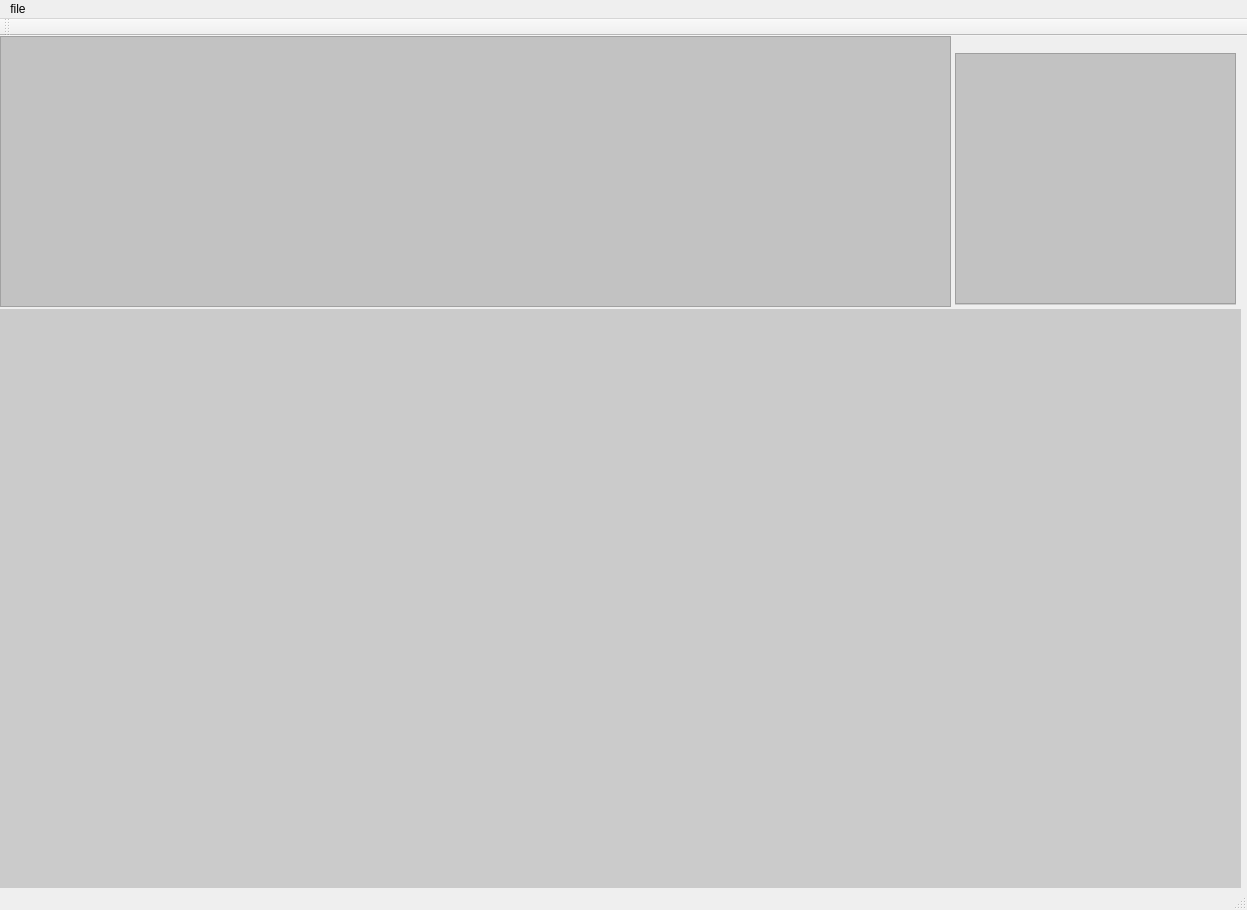
<?xml version="1.0" encoding="UTF-8"?>
<ui version="4.0">
 <class>QTMusicEditorClass</class>
 <widget class="QMainWindow" name="QTMusicEditorClass">
  <property name="geometry">
   <rect>
    <x>0</x>
    <y>0</y>
    <width>1247</width>
    <height>910</height>
   </rect>
  </property>
  <property name="windowTitle">
   <string>QTMusicEditor</string>
  </property>
  <widget class="QWidget" name="centralWidget">
   <widget class="QDockWidget" name="LogWidget">
    <property name="geometry">
     <rect>
      <x>955</x>
      <y>-2</y>
      <width>281</width>
      <height>271</height>
     </rect>
    </property>
    <property name="styleSheet">
     <string notr="true"> background-color:rgba(191, 191, 191, 191)</string>
    </property>
    <property name="features">
     <set>QDockWidget::NoDockWidgetFeatures</set>
    </property>
    <widget class="QWidget" name="LogWidgetContents">
     <widget class="QPlainTextEdit" name="plainTextEdit">
      <property name="geometry">
       <rect>
        <x>0</x>
        <y>0</y>
        <width>281</width>
        <height>251</height>
       </rect>
      </property>
     </widget>
    </widget>
   </widget>
   <widget class="QWidget" name="SceneWidget" native="true">
    <property name="geometry">
     <rect>
      <x>0</x>
      <y>273</y>
      <width>1241</width>
      <height>581</height>
     </rect>
    </property>
    <property name="styleSheet">
     <string notr="true"> background-color:rgba(191, 191, 191, 191)</string>
    </property>
   </widget>
   <widget class="QScrollArea" name="SpectrumWidget">
    <property name="geometry">
     <rect>
      <x>0</x>
      <y>0</y>
      <width>951</width>
      <height>271</height>
     </rect>
    </property>
    <property name="styleSheet">
     <string notr="true"> background-color:rgba(191, 191, 191, 191)</string>
    </property>
    <property name="widgetResizable">
     <bool>true</bool>
    </property>
    <widget class="QWidget" name="SpectrumWidgetContents">
     <property name="geometry">
      <rect>
       <x>0</x>
       <y>0</y>
       <width>949</width>
       <height>269</height>
      </rect>
     </property>
    </widget>
   </widget>
  </widget>
  <widget class="QMenuBar" name="menuBar">
   <property name="geometry">
    <rect>
     <x>0</x>
     <y>0</y>
     <width>1247</width>
     <height>23</height>
    </rect>
   </property>
   <widget class="QMenu" name="menuFile">
    <property name="title">
     <string>file</string>
    </property>
    <addaction name="actionOpen"/>
    <addaction name="actionOpenAudio"/>
   </widget>
   <addaction name="menuFile"/>
  </widget>
  <widget class="QToolBar" name="mainToolBar">
   <attribute name="toolBarArea">
    <enum>TopToolBarArea</enum>
   </attribute>
   <attribute name="toolBarBreak">
    <bool>false</bool>
   </attribute>
  </widget>
  <widget class="QStatusBar" name="statusBar"/>
  <action name="actionOpen">
   <property name="text">
    <string>openConf</string>
   </property>
  </action>
  <action name="actionOpenAudio">
   <property name="text">
    <string>openAudio</string>
   </property>
  </action>
 </widget>
 <layoutdefault spacing="6" margin="11"/>
 <resources>
  <include location="qtmusiceditor.qrc"/>
 </resources>
 <connections/>
</ui>
